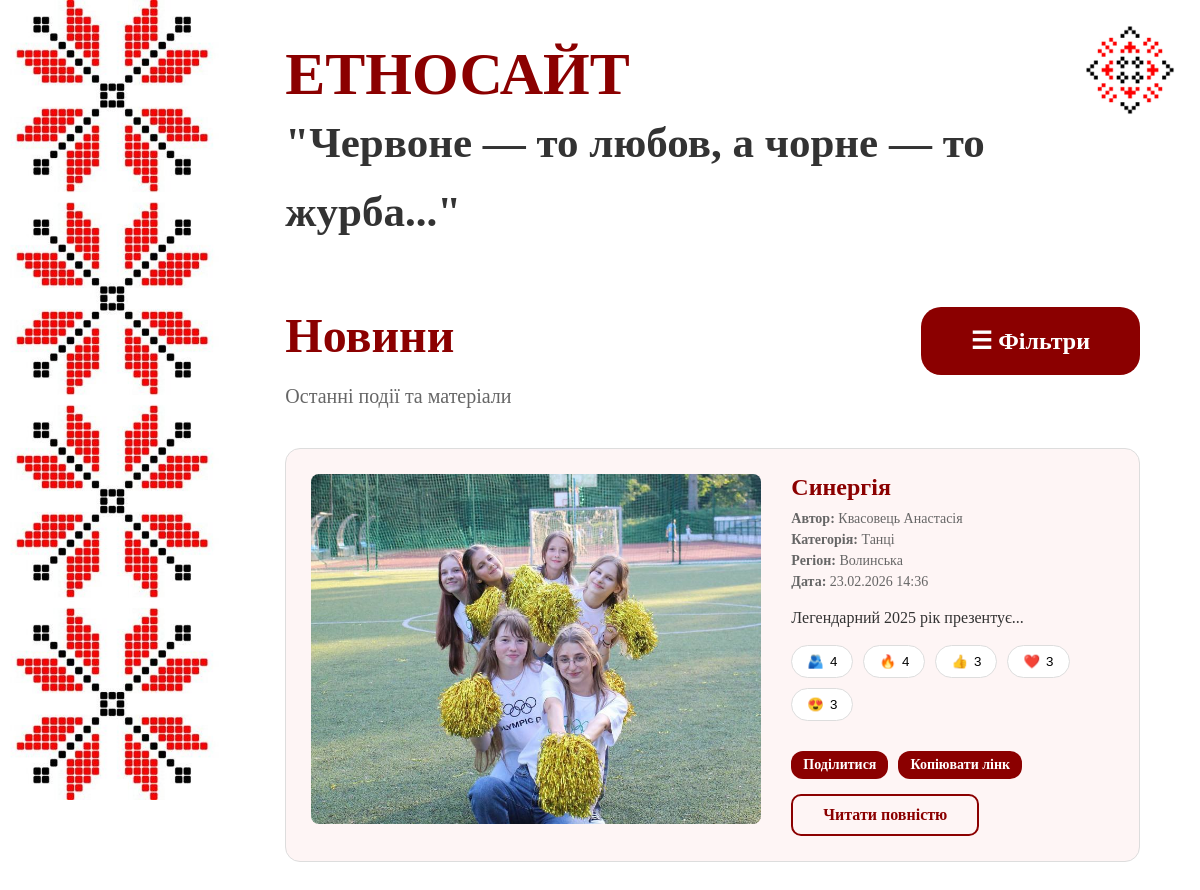
The app's page /news, older data.
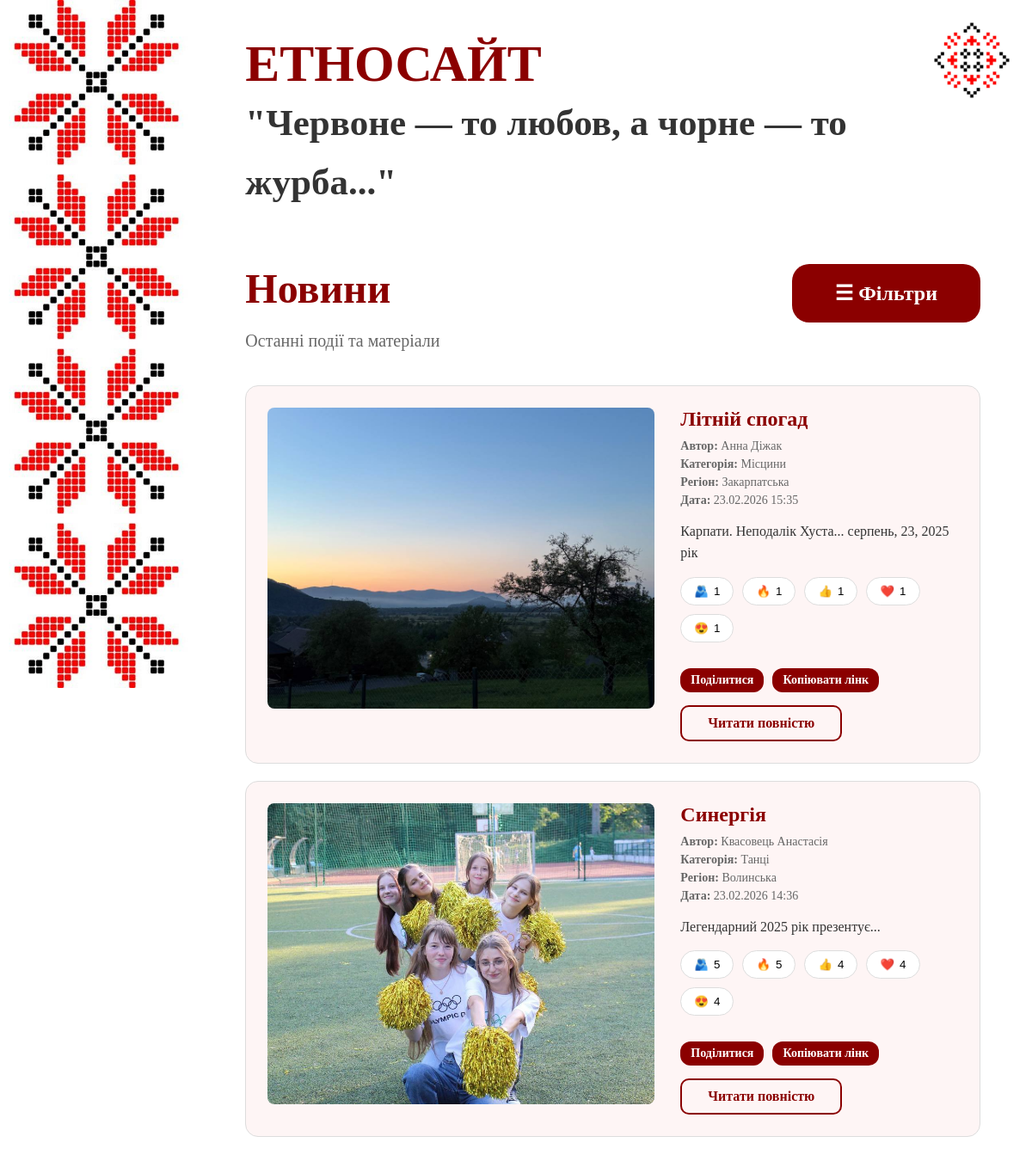
The same page, newer data.
### database.py (models this page shows)
class News(Base):
    __tablename__ = "news"
    id = Column(Integer, primary_key=True, index=True)
    title = Column(String(255))
    name = Column(String(100))
    category = Column(String(100))
    region = Column(String(100))
    text = Column(Text)
    photo = Column(String(255))
    date = Column(String(50))
    timestamp = Column(Integer)
    hug_count = Column(Integer, default=0)
    fire_count = Column(Integer, default=0)
    up_count = Column(Integer, default=0)
    like_count = Column(Integer, default=0)
    love_count = Column(Integer, default=0)

### app.py (the view)
@app.route('/news')
def news():
    region = request.args.get('region', '')
    if region:
        news_list = get_news_by_region(region)
    else:
        news_list = get_all_news()
    return render_template('news.html', news_list=news_list, selected_region=region)

### database.py (called while the page is built)
def get_all_news():
    db = SessionLocal()
    news = db.query(News).order_by(News.timestamp.desc()).all()
    db.close()
    return news

### templates/news.html (shortened to what this page needs)
{% extends "base.html" %}
{% block content %}
<div class="filter-wrapper">
    <div class="filter-top">
        <h2 class="page-title">Новини</h2>
        <button class="btn-filter btn-add" onclick="toggleFilters()">☰ Фільтри</button>
    </div>
    <p class="page-subtitle">Останні події та матеріали</p>
</div>
<div class="news-list">
{% for n in news_list %}
    {% set anchor_id = 'news-' ~ (n.id if n.id is defined else loop.index) %}
    <div id="{{ anchor_id }}" class="news-card" data-region="{{ n.region }}" data-category="{{ n.category }}">
        {% if n.photo %}
            <img src="{{ url_for('static', filename='uploads/' ~ n.photo) }}" class="news-photo" alt="{{ n.title }}">
        {% endif %}
        <div class="news-content">
            <h3 class="news-title">
                <a href="{{ url_for('news_detail', news_id=n.id) }}" style="text-decoration: none; color: inherit;">
                    {{ n.title }}
                </a>
            </h3>
            <p class="news-meta"><strong>Автор:</strong> {{ n.name }}</p>
            <p class="news-meta"><strong>Категорія:</strong> {{ n.category }}</p>
            <p class="news-meta">
                <strong>Регіон:</strong>
                <span style="text-transform: capitalize;">{{ n.region }}</span>
            </p>
            <p class="news-meta"><strong>Дата:</strong> {{ n.date }}</p>
            <p class="news-text">{{ n.text }}</p>
            <div class="news-reactions" data-id="{{ n.id }}">
                <button class="btn-react" onclick="sendReaction({{ n.id }}, 'hug')" title="Обійняти">
                    🫂 <span class="count">{{ n.hug_count if n.hug_count else 0 }}</span>
                </button>
                <button class="btn-react" onclick="sendReaction({{ n.id }}, 'fire')" title="Вогник">
                    🔥 <span class="count">{{ n.fire_count if n.fire_count else 0 }}</span>
                </button>
                <button class="btn-react" onclick="sendReaction({{ n.id }}, 'up')" title="Клас">
                    👍 <span class="count">{{ n.up_count if n.up_count else 0 }}</span>
                </button>
                <button class="btn-react" onclick="sendReaction({{ n.id }}, 'like')" title="Серденько">
                    ❤️ <span class="count">{{ n.like_count if n.like_count else 0 }}</span>
                </button>
                <button class="btn-react" onclick="sendReaction({{ n.id }}, 'love')" title="В захваті">
                    😍 <span class="count">{{ n.love_count if n.love_count else 0 }}</span>
                </button>
            </div>
                <div class="share-actions share-actions--bottom" style="margin-top: 5px; display: flex; flex-direction: column; gap: 15px; align-items: flex-start; padding-left: 0; margin-left: 0;">
                <div style="display: flex; gap: 10px; flex-wrap: wrap; justify-content: flex-start;">
                    <button class="btn-filter btn-add small-btn" onclick="shareNews('{{ n.title|escape }}', makeCardUrl('{{ anchor_id }}'))">
                        Поділитися
                    </button>
                    <button class="btn-filter btn-add small-btn" onclick="copyLink(makeCardUrl('{{ anchor_id }}'))">
                        Копіювати лінк
                    </button>
                </div>
                <a href="{{ url_for('news_detail', news_id=n.id) }}" class="btn-cancel" style="text-decoration: none; padding: 10px 30px; font-size: 16px; text-align: center; width: fit-content; margin-left: 0;">
                    Читати повністю
                </a>
            </div>
        </div>
    </div>
{% endfor %}
</div>
{% endblock %}

### templates/base.html (shortened to what this page needs)
<!DOCTYPE html>
<html lang="uk">
<head>
    <link rel="stylesheet" href="{{ url_for('static', filename='css/style.css') }}">
</head>
<body>
    <div class="page-container">
        <div class="left-panel">
            <img src="{{ url_for('static', filename='css/photos/vyshyvka1 (1).jpg') }}"
                 alt="Вишиванка"
                 class="vyshyvka">
        </div>
        <div class="right-panel">
            <img src="{{ url_for('static', filename='css/photos/mini-vyshyvka.jpg') }}" alt="Декор" class="corner-image">
            <header>
                <h1>ЕТНОСАЙТ</h1>
                <p class="motto">"Червоне — то любов, а чорне — то журба..."</p>
            </header>
            {% block content %}{% endblock %}
        </div>
    </div>
</body>
</html>

### static/css/style.css (style rules this page uses)
* { margin: 0; padding: 0; box-sizing: border-box; }
body { font-family: 'Georgia', 'Times New Roman', serif; background-color: #fff; }
.page-container { display: flex; min-height: 100vh; align-items: flex-start; }
.left-panel { position: sticky; top: 0; height: 100vh; overflow: hidden; flex-shrink: 0; }
.vyshyvka { width: 100%; height: 100%; object-fit: cover; object-position: top; display: block; }
.right-panel { flex: 1; background-color: #fff; padding: 40px 60px; }
.corner-image { position: absolute; top: 0px; right: 0px; width: 140px; height: 140px; object-fit: contain; z-index: 10; }
header { margin-bottom: 60px; }
h1 { font-family: 'KyivType'; font-size: 60px; font-weight: 700; color: #8b0000; }
.motto { font-size: 43px; font-family: 'Veles'; color: #333; font-weight: bold; line-height: 1.6; }
.btn-add { background-color: #8b0000; color: #fff; }
.page-title { font-size: 48px; font-weight: 700; color: #8b0000; margin-bottom: 10px; font-family: 'KyivType'; }
.page-subtitle { font-size: 20px; color: #666; margin-bottom: 40px; }
.btn-cancel { background-color: transparent; color: #8b0000; border: 2px solid #8b0000; padding: 15px 50px; border-radius: 10px; font-size: 18px; font-weight: 600; text-decoration: none; display: inline-block; transition: all 0.3s ease; }
.news-list { display: flex; flex-direction: column; gap: 20px; margin-top: 20px; }
.news-card { display: flex; gap: 30px; padding: 25px; background-color: #fef5f5; border-radius: 15px; border: 1px solid #ddd; width: 100%; max-width: 100%; overflow: hidden; align-items: flex-start; }
.news-content { display: flex; flex-direction: column; flex: 1; min-width: 0; }
.news-text { word-wrap: break-word; overflow-wrap: break-word; }
.news-photo { width: 450px; height: 350px; object-fit: cover; border-radius: 8px; flex-shrink: 0; }
.news-content { flex: 1; }
.news-title { font-size: 24px; font-family: 'KyivType'; color: #8b0000; margin-bottom: 10px; }
.news-meta { font-size: 14px; font-family: 'KyivType'; color: #666; margin-bottom: 5px; text-transform: capitalize; }
.news-text { margin-top: 10px; font-family: 'KyivType'; font-size: 16px; line-height: 1.6; color: #333; }
.page-subtitle { font-family: 'KyivType'; }
.filter-top { display: flex; justify-content: space-between; font-family: 'KyivType'; align-items: center; margin-bottom: 10px; position: relative; }
.btn-filter { background-color: #8b0000; color: #fff; border: none; padding: 20px 50px; border-radius: 20px; font-size: 24px; font-weight: bold; cursor: pointer; font-family: 'KyivType'; transition: all 0.3s ease; }
.news-content { display: flex; flex-direction: column; }
.share-actions--bottom { margin-top: auto; display: flex; gap: 10px; align-items: center; padding-top: 10px; }
.small-btn { padding: 6px 12px; font-size: 14px; border-radius: 12px; min-width: 90px; }
.news-reactions { display: flex; flex-wrap: wrap; gap: 10px; margin: 15px 0; }
.btn-react { position: relative; background: #ffffff; border: 1px solid #ddd; border-radius: 20px; padding: 8px 15px; cursor: pointer; font-family: 'KyivType', sans-serif; display: flex; align-items: center; gap: 6px; transition: 0.2s; }
.btn-react { transition: all 0.3s ease; }
.btn-cancel { background-color: transparent; color: #8b0000; border: 2px solid #8b0000; padding: 15px 50px; border-radius: 10px; font-size: 18px; font-weight: 600; text-decoration: none; display: inline-block; transition: all 0.3s ease; cursor: pointer; font-family: 'KyivType'; }

Row changes from the older to the newer data that the page shows:
added News: photo (picture), title "Літній спогад", name "Анна Діжак", category "Місцини", region "Закарпатська", date "23.02.2026 15:35", text "Карпати. Неподалік Хуста... серпень, 23, 2025 рік", hug_count "1", fire_count "1", up_count "1", like_count "1", love_count "1"
changed News "Синергія": hug_count "4" → "5"; fire_count "4" → "5"; up_count "3" → "4"; like_count "3" → "4"; love_count "3" → "4"
